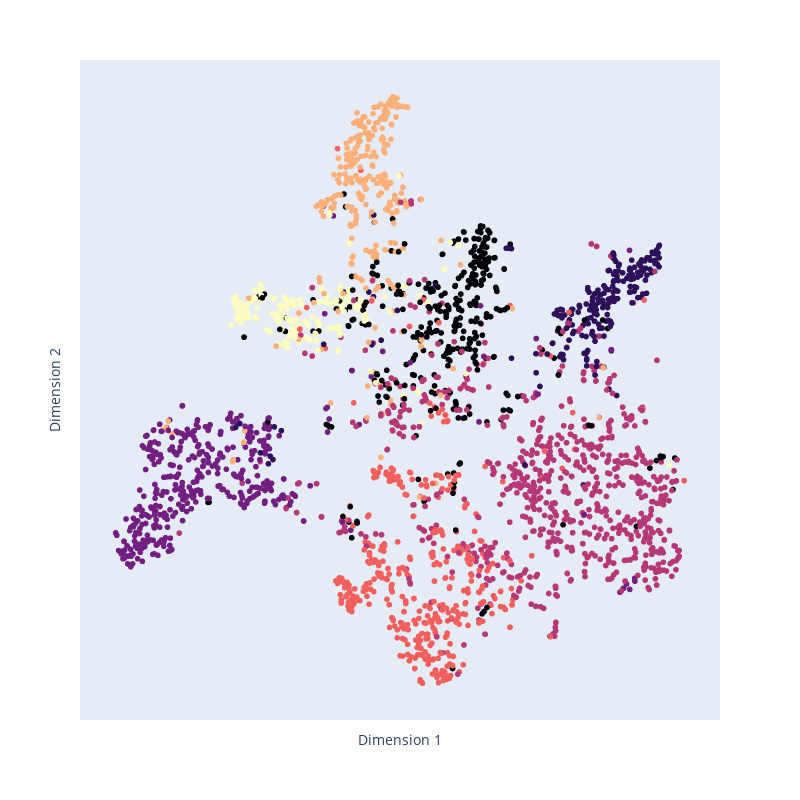

Write notebook code for a chart like this one.
### Code cell
model.eval()
out = model(data.x, data.edge_index)
visualize_2d(out, color=data.y, name = 'gat_2d_dist_plot')

### Figure 1 — Plotly figure (JSON) as saved in the notebook; plotly's stock layout.template omitted (floating-point values rounded to 4 significant figures; data arrays with more than 128 entries replaced by an {"elided": "..."} marker saying what was removed)
{"data": [{"hovertemplate": "x=%{x}<br>y=%{y}<br>color=%{marker.color}<extra></extra>", "legendgroup": "", "marker": {"color": {"elided": "2708 int values"}, "coloraxis": "coloraxis", "symbol": "circle"}, "mode": "markers", "name": "", "showlegend": false, "type": "scattergl", "x": {"elided": "2708 float values"}, "xaxis": "x", "y": {"elided": "2708 float values"}, "yaxis": "y"}], "layout": {"coloraxis": {"colorbar": {"title": {"text": "color"}}, "colorscale": [[0, "#000004"], [0.1111, "#180f3d"], [0.2222, "#440f76"], [0.3333, "#721f81"], [0.4444, "#9e2f7f"], [0.5556, "#cd4071"], [0.6667, "#f1605d"], [0.7778, "#fd9668"], [0.8889, "#feca8d"], [1, "#fcfdbf"]], "showscale": false}, "height": 800, "legend": {"tracegroupgap": 0}, "margin": {"t": 60}, "width": 800, "xaxis": {"anchor": "y", "autorange": true, "domain": [0, 1], "range": [-70.24, 57.79], "showgrid": false, "showticklabels": false, "title": {"text": "Dimension 1"}, "type": "linear", "zeroline": false}, "yaxis": {"anchor": "x", "autorange": true, "domain": [0, 1], "range": [-61.42, 75.94], "showgrid": false, "showticklabels": false, "title": {"text": "Dimension 2"}, "type": "linear", "zeroline": false}}}
